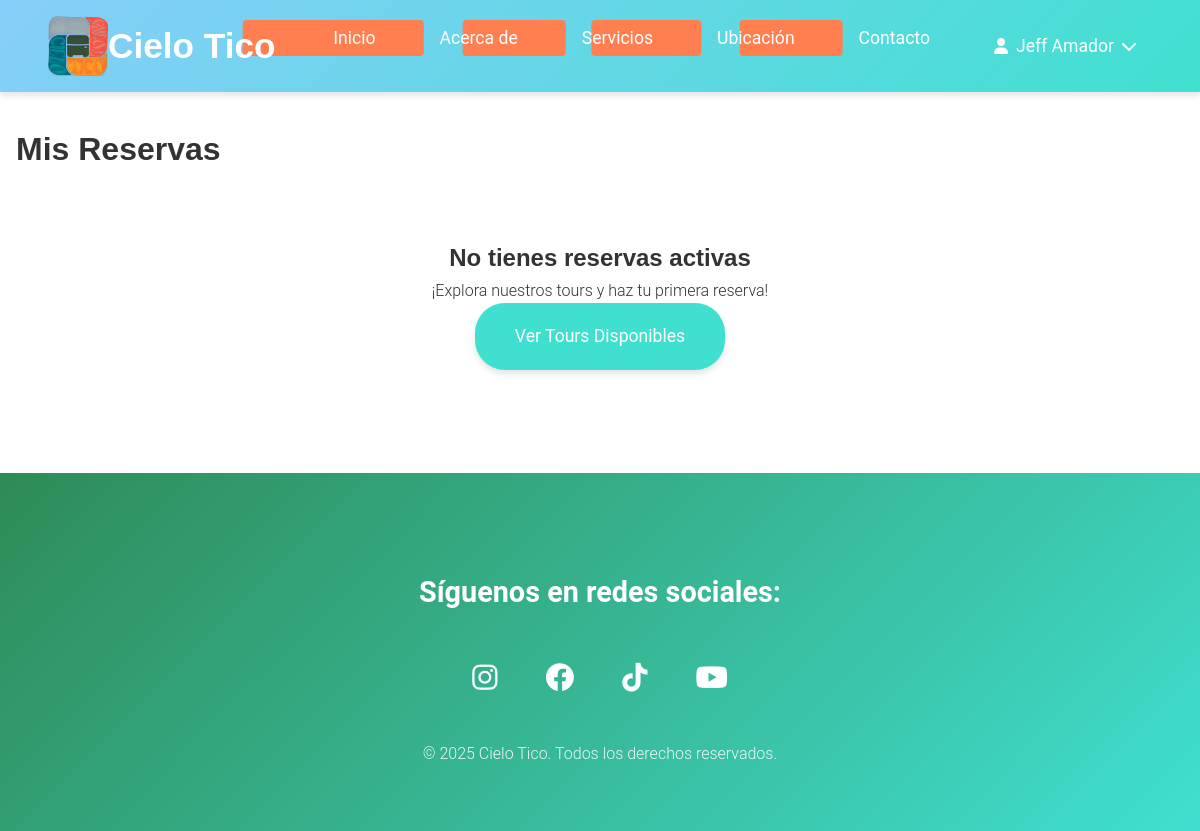
Page /html/mis_reservas.php (signed in) on the earlier database version.
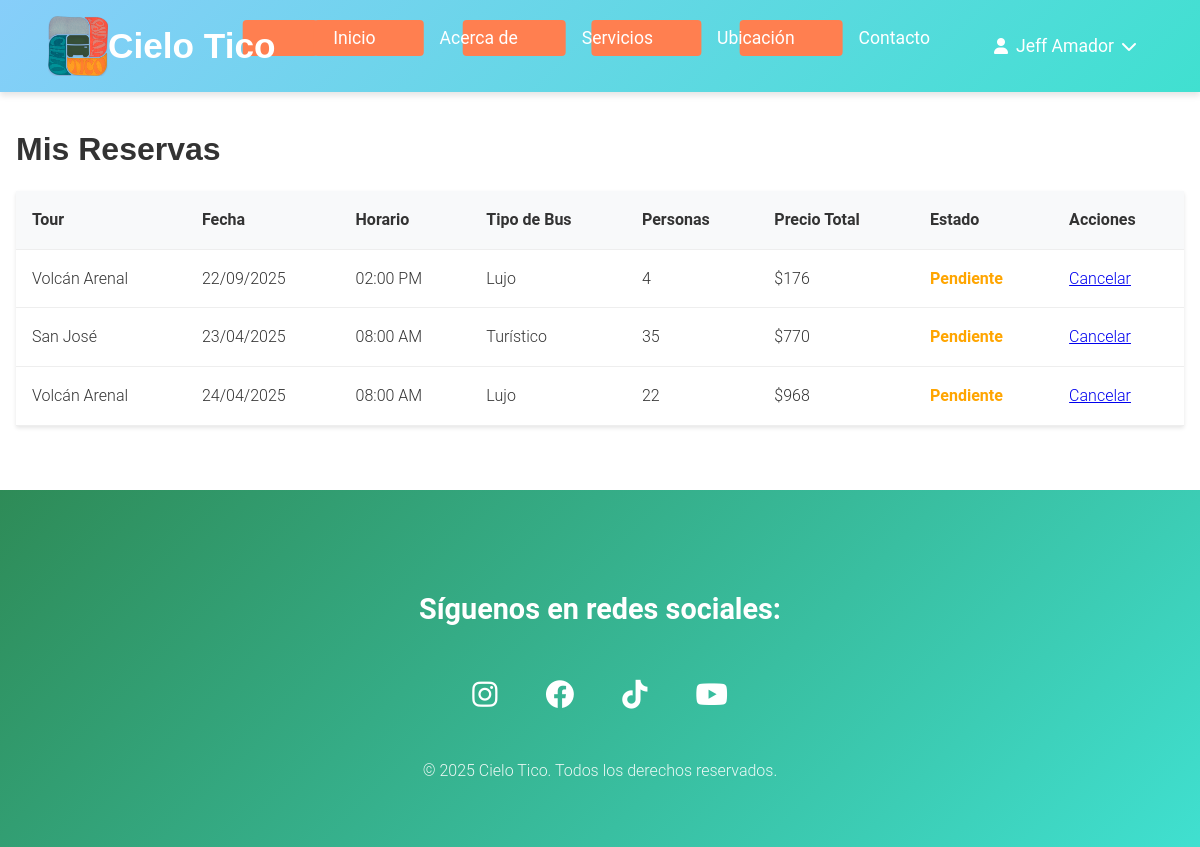
Same page on the later database version.
### tables this page shows
CREATE TABLE `reservaciones` (
  `id` int(11) NOT NULL AUTO_INCREMENT,
  `usuario_id` int(11) DEFAULT NULL,
  `tour_id` int(11) DEFAULT NULL,
  `fecha_reserva` date NOT NULL,
  `horario` time DEFAULT NULL,
  `numero_personas` int(11) NOT NULL,
  `estado` enum('pendiente','confirmada','cancelada') DEFAULT 'pendiente',
  `tipo_bus_id` int(11) DEFAULT NULL,
  `precio_total` decimal(10,2) NOT NULL,
  `fecha_creacion` timestamp NOT NULL DEFAULT current_timestamp(),
  PRIMARY KEY (`id`),
  KEY `usuario_id` (`usuario_id`),
  KEY `tour_id` (`tour_id`),
  KEY `tipo_bus_id` (`tipo_bus_id`),
  CONSTRAINT `reservaciones_ibfk_1` FOREIGN KEY (`usuario_id`) REFERENCES `usuarios` (`id`),
  CONSTRAINT `reservaciones_ibfk_2` FOREIGN KEY (`tour_id`) REFERENCES `tours` (`id`),
  CONSTRAINT `reservaciones_ibfk_3` FOREIGN KEY (`tipo_bus_id`) REFERENCES `tipos_bus` (`id`)
);

CREATE TABLE `tours` (
  `id` int(11) NOT NULL AUTO_INCREMENT,
  `nombre` varchar(255) DEFAULT NULL,
  `descripcion` text DEFAULT NULL,
  `precio` decimal(10,2) NOT NULL,
  `precio_turistico` decimal(10,2) NOT NULL,
  `precio_ejecutivo` decimal(10,2) NOT NULL,
  `precio_lujo` decimal(10,2) NOT NULL,
  `duracion` varchar(50) DEFAULT NULL,
  `max_personas` int(11) DEFAULT NULL,
  `imagen_url` varchar(255) DEFAULT NULL,
  `imagen` varchar(255) DEFAULT NULL,
  `categoria` varchar(50) DEFAULT NULL,
  `incluye` text DEFAULT NULL,
  `no_incluye` text DEFAULT NULL,
  `estado` enum('activo','inactivo') DEFAULT 'activo',
  `activo` tinyint(1) DEFAULT 1,
  `fecha_creacion` timestamp NOT NULL DEFAULT current_timestamp(),
  PRIMARY KEY (`id`)
);

CREATE TABLE `tipos_bus` (
  `id` int(11) NOT NULL AUTO_INCREMENT,
  `nombre` varchar(50) NOT NULL,
  `descripcion` text DEFAULT NULL,
  `capacidad_pasajeros` int(11) NOT NULL,
  `caracteristicas` text DEFAULT NULL,
  `created_at` timestamp NOT NULL DEFAULT current_timestamp(),
  PRIMARY KEY (`id`)
);

### html/mis_reservas.php (the view, shortened to what this page needs)
<?php
require_once '../config/database.php';
try {
    $stmt = $conn->prepare("
        SELECT
            r.*,
            t.nombre as nombre_tour,
            tb.nombre as nombre_bus,
            tb.capacidad_pasajeros
        FROM reservaciones r
        JOIN tours t ON r.tour_id = t.id
        JOIN tipos_bus tb ON r.tipo_bus_id = tb.id
        WHERE r.usuario_id = ?
        ORDER BY r.fecha_creacion DESC
    ");
    $stmt->execute([$_SESSION['user_id']]);
    $reservas = $stmt->fetchAll(PDO::FETCH_ASSOC);
} catch (PDOException $e) {
    error_log("Error al obtener reservas: " . $e->getMessage());
    error_log("Stack trace: " . $e->getTraceAsString());
    $_SESSION['error'] = 'Error al cargar las reservas.';
    $reservas = [];
}
?>
<!DOCTYPE html>
<html lang="es">
<head>
    <link rel="stylesheet" href="../css/estilos.css">
</head>
<body>
    <?php include '../templates/header.php'; ?>
    <div class="reservas-container">
        <h1>Mis Reservas</h1>
        <?php if (empty($reservas)): ?>
            <div class="no-reservas">
                <h2>No tienes reservas activas</h2>
                <p>¡Explora nuestros tours y haz tu primera reserva!</p>
                <a href="tours.php" class="btn-primary">Ver Tours Disponibles</a>
            </div>
        <?php else: ?>
            <table class="reservas-table">
                <thead>
                    <tr>
                        <th>Tour</th>
                        <th>Fecha</th>
                        <th>Horario</th>
                        <th>Tipo de Bus</th>
                        <th>Personas</th>
                        <th>Precio Total</th>
                        <th>Estado</th>
                        <th>Acciones</th>
                    </tr>
                </thead>
                <tbody>
                    <?php foreach ($reservas as $reserva): ?>
                        <tr>
                            <td><?php echo htmlspecialchars($reserva['nombre_tour']); ?></td>
                            <td><?php echo date('d/m/Y', strtotime($reserva['fecha_reserva'])); ?></td>
                            <td><?php echo date('h:i A', strtotime($reserva['horario'])); ?></td>
                            <td><?php echo htmlspecialchars($reserva['nombre_bus']); ?></td>
                            <td><?php echo $reserva['numero_personas']; ?></td>
                            <td>$<?php echo number_format($reserva['precio_total'], 0); ?></td>
                            <td>
                                <span class="estado-<?php echo strtolower($reserva['estado']); ?>">
                                    <?php echo ucfirst($reserva['estado']); ?>
                                </span>
                            </td>
                            <td>
                                <?php if ($reserva['estado'] === 'pendiente'): ?>
                                    <a href="cancelar_reserva.php?id=<?php echo $reserva['id']; ?>"
                                       class="btn-danger"
                                       onclick="return confirm('¿Estás seguro de que deseas cancelar esta reserva?')">
                                        Cancelar
                                    </a>
                                <?php endif; ?>
                            </td>
                        </tr>
                    <?php endforeach; ?>
                </tbody>
            </table>
        <?php endif; ?>
    </div>
    <?php include '../templates/footer.php'; ?>
</body>
</html>

### templates/header.php (shortened to what this page needs)
<!DOCTYPE html>
<html lang="es">
<head>
    <link rel="stylesheet" href="/cielotico/css/estilos.css">
    <link rel="stylesheet" href="https://cdnjs.cloudflare.com/ajax/libs/font-awesome/6.0.0/css/all.min.css">
</head>
<body>
    <header>
        <div class="header-content">
            <div class="logo-container">
                <a href="/cielotico/html/index.php">
                    <img src="/cielotico/img/logo.png" alt="Cielo Tico Logo" class="logo">
                    <h1>Cielo Tico</h1>
                </a>
            </div>
            <nav>
                <ul class="nav-menu">
                    <li><a href="/cielotico/html/index.php">Inicio</a></li>
                    <li><a href="/cielotico/html/acerca.php">Acerca de</a></li>
                    <li><a href="/cielotico/html/servicios.php">Servicios</a></li>
                    <li><a href="/cielotico/html/ubicacion.php">Ubicación</a></li>
                    <li><a href="/cielotico/html/contacto.php">Contacto</a></li>
                    <?php if (isset($_SESSION['user_id'])): ?>
                        <li class="user-menu">
                            <a href="#" class="user-toggle">
                                <i class="fas fa-user"></i>
                                <?php echo htmlspecialchars($_SESSION['nombre']); ?>
                                <i class="fas fa-chevron-down"></i>
                            </a>
                        </li>
                    <?php else: ?>
                        <li><a href="/cielotico/html/login.php" class="btn-login">Iniciar Sesión</a></li>
                        <li><a href="/cielotico/html/registro.php" class="btn-register">Registro</a></li>
                    <?php endif; ?>
                </ul>
            </nav>
        </div>
    </header>
    <main>

### templates/footer.php (shortened to what this page needs)
    </main>
    <footer>
        <div class="footer-content">
            <div class="redes-sociales">
                <h3>Síguenos en redes sociales:</h3>
                <ul>
                    <li><a href="https://instagram.com/cieloticotours" aria-label="Síguenos en Instagram"><i class="fab fa-instagram"></i></a></li>
                    <li><a href="https://facebook.com/cieloticocr" aria-label="Síguenos en Facebook"><i class="fab fa-facebook"></i></a></li>
                    <li><a href="https://tiktok.com/@vivecielotico" aria-label="Síguenos en TikTok"><i class="fab fa-tiktok"></i></a></li>
                    <li><a href="https://youtube.com/CieloTicoAventuras" aria-label="Síguenos en YouTube"><i class="fab fa-youtube"></i></a></li>
                </ul>
                <p>&copy; <?php echo date('Y'); ?> Cielo Tico. Todos los derechos reservados.</p>
            </div>
        </div>
    </footer>
</body>
</html>

### css/estilos.css (style rules this page uses)
:root { --color-cielo: #87CEFA; --color-turquesa: #40E0D0; --color-verde: #2E8B57; --color-arena: #F4E2D8; --color-coral: #FF7F50; --color-text: #333; --color-light: #fff; --color-primary: var(--color-turquesa); --color-primary-dark: #36c0b0; --color-secondary: var(--color-cielo); --color-white: var(--color-light); --font-heading: 'Montserrat', sans-serif; --font-body: 'Roboto', sans-serif; --shadow-sm: 0 2px 4px rgba(0,0,0,0.05); --shadow-md: 0 4px 6px rgba(0,0,0,0.1); --shadow-lg: 0 10px 15px rgba(0,0,0,0.1); --gradient-primary: linear-gradient(135deg, var(--color-cielo), var(--color-turquesa)); --gradient-secondary: linear-gradient(135deg, var(--color-verde), var(--color-turquesa)); --primary-color: #FF7F50; --secondary-color: #FF6B3D; --background-color: #f5f5f5; --color-success: #28a745; --color-error: #dc3545; --color-warning: #ffc107; --color-info: #17a2b8; --slider-height: 600px; }
* { margin: 0; padding: 0; box-sizing: border-box; font-family: var(--font-body); }
body { line-height: 1.6; color: var(--color-text); background-color: var(--color-light); font-weight: 300; }
h1, h2 { font-family: var(--font-heading); font-weight: 700; }
h3, h4, h5, h6 { font-family: var(--font-body); font-weight: 600; }
.nav-menu a { font-weight: 400; }
header { background: var(--gradient-primary); padding: 1rem 2rem; position: sticky; top: 0; z-index: 1000; box-shadow: var(--shadow-md); }
.header-content { max-width: 1400px; margin: 0 auto; padding: 0 1rem; display: flex; justify-content: space-between; align-items: center; }
.logo-container { display: flex; align-items: center; }
.logo-container a { display: flex; align-items: center; text-decoration: none; color: var(--color-light); }
.logo { width: 60px; height: 60px; object-fit: contain; }
header h1 { color: var(--color-light); margin: 0; font-size: 2.2rem; font-weight: 700; }
nav { display: flex; align-items: center; gap: 2rem; margin-left: auto; }
.nav-menu { display: flex; gap: 2rem; margin: 0; padding: 0; list-style: none; }
.nav-menu a, header .btn-login, header .btn-register { color: var(--color-light); text-decoration: none; font-size: 1.1rem; padding: 0.5rem 1rem; border-radius: 4px; transition: all 0.3s ease; position: relative; overflow: hidden; border: none; background: transparent; font-family: var(--font-body); font-weight: 400; cursor: pointer; }
.nav-menu a::before, header .btn-login::before, header .btn-register::before { content: ''; position: absolute; top: 0; left: 0; width: 100%; height: 100%; background: var(--color-coral); transform: translateX(-100%); transition: transform 0.3s ease; z-index: -1; border-radius: 4px; }
footer { background: var(--gradient-secondary); color: var(--color-light); padding: 4rem 2rem; margin-top: 4rem; position: relative; }
.footer-content { max-width: 1400px; margin: 0 auto; text-align: center; }
.redes-sociales { margin-top: 2rem; }
.redes-sociales h3 { margin-bottom: 1rem; color: var(--color-light); font-size: 1.8rem; font-weight: 600; }
.redes-sociales ul { display: flex; justify-content: center; gap: 2rem; list-style: none; margin: 2rem 0; padding: 0; }
.redes-sociales a { color: var(--color-light); font-size: 1.8rem; transition: all 0.3s ease; display: inline-block; padding: 0.5rem; }
.footer-content p { text-align: center; margin-top: 2rem; color: var(--color-light); opacity: 0.9; font-size: 1rem; }
.user-menu { position: relative; }
.user-toggle { display: flex; align-items: center; gap: 0.5rem; padding: 0.5rem 1rem; color: #333; text-decoration: none; cursor: pointer; }
.user-toggle i { font-size: 1rem; }
.btn-primary { font-weight: 400; }
.btn-primary { display: inline-block; padding: 1.2rem 2.5rem; background-color: var(--color-turquesa); color: var(--color-white); text-decoration: none; border-radius: 30px; font-size: 1.1rem; transition: all 0.3s ease; box-shadow: var(--shadow-md); position: relative; overflow: hidden; }
.btn-primary::before { content: ''; position: absolute; top: 0; left: 0; width: 100%; height: 100%; background: linear-gradient(45deg, transparent, rgba(255,255,255,0.2), transparent); transform: translateX(-100%); transition: transform 0.6s ease; }

Differences in the rows shown:
added reservaciones: tour.nombre "Volcán Arenal", fecha_reserva "22/09/2025", horario "02:00 PM", tipo_bus.nombre "Lujo", numero_personas "4", precio_total "176", estado "Pendiente"
added reservaciones: tour.nombre "San José", fecha_reserva "23/04/2025", horario "08:00 AM", tipo_bus.nombre "Turístico", numero_personas "35", precio_total "770", estado "Pendiente"
added reservaciones: tour.nombre "Volcán Arenal", fecha_reserva "24/04/2025", horario "08:00 AM", tipo_bus.nombre "Lujo", numero_personas "22", precio_total "968", estado "Pendiente"
Other differences:
text no longer shown: "No tienes reservas activas ¡Explora nuestros tours y haz tu primera reserva! Ver Tours Disponibles"
text now shown: "Tour Fecha Horario Tipo de Bus Personas Precio Total Estado Acciones"
